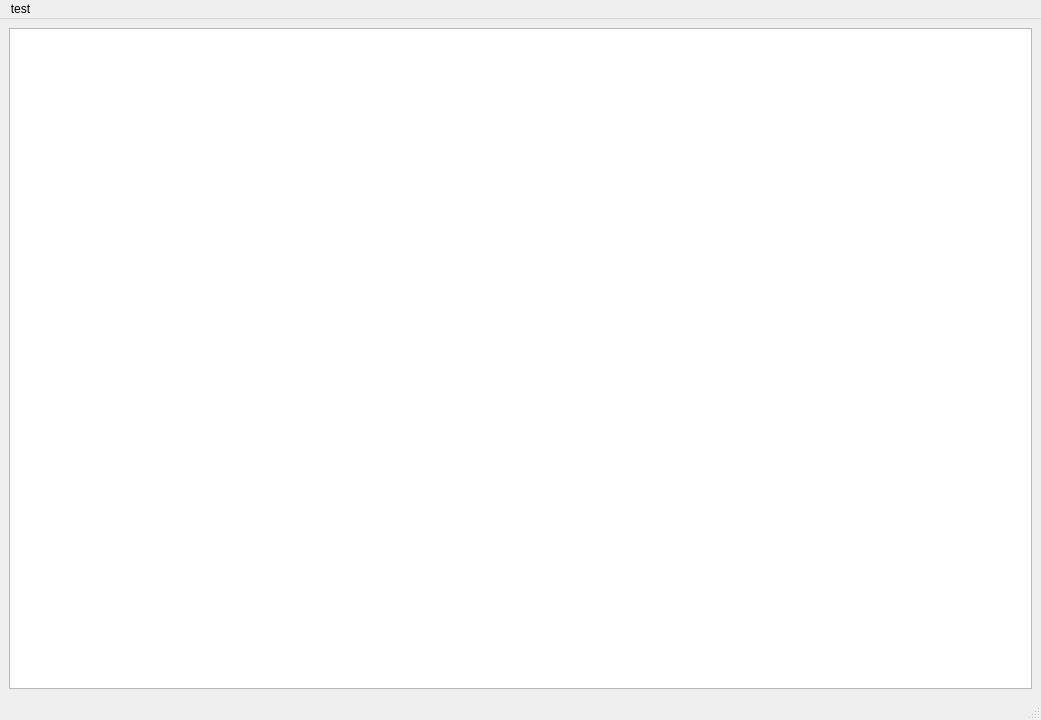
<?xml version="1.0" encoding="UTF-8"?>
<ui version="4.0">
 <class>MainWindow</class>
 <widget class="QMainWindow" name="MainWindow">
  <property name="geometry">
   <rect>
    <x>0</x>
    <y>0</y>
    <width>1041</width>
    <height>720</height>
   </rect>
  </property>
  <property name="windowTitle">
   <string>MainWindow</string>
  </property>
  <widget class="QWidget" name="centralwidget">
   <property name="sizePolicy">
    <sizepolicy hsizetype="Expanding" vsizetype="Expanding">
     <horstretch>0</horstretch>
     <verstretch>0</verstretch>
    </sizepolicy>
   </property>
   <layout class="QHBoxLayout" name="horizontalLayout">
    <item>
     <widget class="Viewport" name="graphicsView"/>
    </item>
   </layout>
  </widget>
  <widget class="QMenuBar" name="menubar">
   <property name="geometry">
    <rect>
     <x>0</x>
     <y>0</y>
     <width>1041</width>
     <height>22</height>
    </rect>
   </property>
   <property name="sizePolicy">
    <sizepolicy hsizetype="Expanding" vsizetype="Expanding">
     <horstretch>0</horstretch>
     <verstretch>0</verstretch>
    </sizepolicy>
   </property>
   <widget class="QMenu" name="menutest">
    <property name="title">
     <string>test</string>
    </property>
   </widget>
   <addaction name="menutest"/>
  </widget>
  <widget class="QStatusBar" name="statusbar"/>
 </widget>
 <customwidgets>
  <customwidget>
   <class>Viewport</class>
   <extends>QGraphicsView</extends>
   <header>brown.earle.ui.viewport</header>
  </customwidget>
 </customwidgets>
 <resources/>
 <connections/>
</ui>
